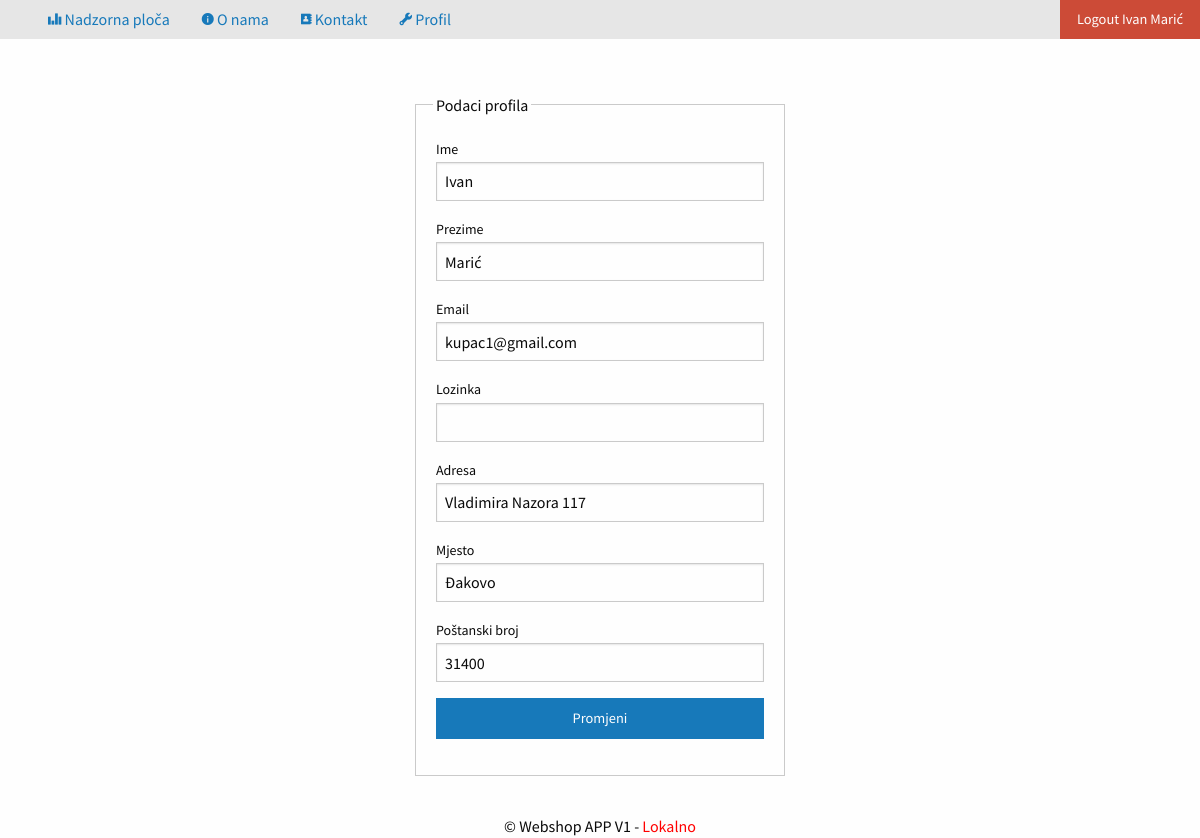
Screenshot of /privatno/kupci/profil.php (signed in) with the database file from the repository.
### tables this page shows
create table kupac(
sifra			int (6) not null primary key auto_increment,
ime				varchar (50) not null,
prezime			varchar (50) not null,
email			varchar (100) not null,
lozinka			char (32) not null,
adresa			varchar (255) not null,
mjesto			varchar (255) not null,
postanskiBroj	int (5) not null,
uloga			varchar(50) not null default 'kupac'
);

### konfiguracija.php (called while the page is built, shortened)
<?php
switch ($_SERVER["HTTP_HOST"]) {
	case 'localhost':
		$putanjaAPP="/webshop/";
		break;
}

### privatno/kupci/profil.php (the view, shortened to what this page needs)
<?php include_once '../../konfiguracija.php'; provjeraLogin(); provjeraUloga("kupac");
	$izraz=$veza->prepare("select * from kupac where sifra=:sifra");
	$izraz->execute(array("sifra"=>$_SESSION["logiran"]->sifra));
	$entitet = $izraz->fetch(PDO::FETCH_OBJ);
?>
<!doctype html>
<html class="no-js" lang="en" dir="ltr">
	<head>
		<?php include_once '../../predlosci/zaglavlje.php'; ?>
	</head>
	<body>
		<?php include_once '../../predlosci/izbornik.php'; ?>
		<div class="row">
			<div class="grid-container">
				<div class="grid-x grid-margin-x">
					<div class="cell medium-4 medium-offset-4">
						<form method="POST">
							<fieldset class="fieldset">
								<legend>Podaci profila</legend>
								<label for="ime">Ime</label>
								<input name="ime" id="ime" type="text" value="<?php echo $entitet->ime; ?>"/>
								<label for="prezime">Prezime</label>
								<input name="prezime" id="prezime" type="text" value="<?php echo $entitet->prezime; ?>"/>
								<label for="email">Email</label>
								<input name="email" id="email" type="email" value="<?php echo $entitet->email; ?>"/>
								<label for="lozinka">Lozinka</label>
								<input name="lozinka" id="lozinka" type="password"/>
								<label for="adresa">Adresa</label>
								<input name="adresa" id="adresa" value="<?php echo $entitet->adresa; ?>" type="text" />
								<label for="mjesto">Mjesto</label>
								<input name="mjesto" id="mjesto" value="<?php echo $entitet->mjesto; ?>" type="text" />
								<label for="postanskiBroj">Poštanski broj</label>
								<input name="postanskiBroj" id="postanskiBroj" value="<?php echo $entitet->postanskiBroj; ?>" type="number" />
								<input type="submit" class="button expanded" value="Promjeni"/>
							</fieldset>
						</form>
					</div>
				</div>
			</div>
		</div>
		<?php	include_once '../../predlosci/podnozje.php'; ?>
	</body>
</html>

### predlosci/izbornik.php (shortened to what this page needs)
<div class="top-bar" id="example-menu">
  <div class="top-bar-left">
    <ul class="dropdown menu" data-dropdown-menu>
      <li class="menu-text hide-for-small-only">
      <?php if(isset($_SESSION["logiran"])): ?>
      <li><a href="<?php echo $putanjaAPP;  ?>privatno/nadzornaPloca.php"><i title="Nadzorna ploča" class="step fi-graph-bar size-48"></i> Nadzorna ploča</a></li>
      <?php endif; ?>
      <li><a href="<?php echo $putanjaAPP;  ?>javno/onama.php"><i title="O nama" class="step fi-info size-48"></i> O nama</a></li>
      <li><a href="<?php echo $putanjaAPP;  ?>javno/kontakt.php"><i title="Kontakt" class="step fi-address-book size-48"></i> Kontakt</a></li>
       <?php
      	if(isset($_SESSION["logiran"]) && $_SESSION["logiran"]->uloga==="kupac"): ?>
        <li><a href="<?php echo $putanjaAPP;  ?>privatno/kupci/profil.php"><i title="O nama" class="step fi-wrench size-48"></i> Profil</a></li>
        <?php endif; ?>
    </ul>
  </div>
  <div class="top-bar-right">
    <ul class="menu">
    	<?php if($_SERVER["SCRIPT_NAME"]!=$putanjaAPP . "javno/login.php"): ?>
      <li style="width: 100%;">
      	<?php if(!isset($_SESSION["logiran"])): ?>
      	<a href="<?php echo $putanjaAPP;  ?>javno/login.php" class="button" >Login</a>
      	<?php else: ?>
      	<a href="<?php echo $putanjaAPP;  ?>javno/logout.php" class="alert button">Logout
      		<?php
      			echo $_SESSION["logiran"]->ime . " " . $_SESSION["logiran"]->prezime; ?></a>
      		<?php endif; ?>
      	</li>
      	<?php elseif($_SERVER["SCRIPT_NAME"]=$putanjaAPP . "javno/login.php") : ?>
      	<li style="width: 100%;">
      		<a href="<?php echo $putanjaAPP;  ?>javno/registracija.php" class="button" >Registracija</a>
      	</li>
		<?php endif; ?>
    </ul>
  </div>
</div>

### css/app.css (style rules this page uses)
body { font-family: 'Source Sans Pro', sans-serif; }
.row { max-width: 100%; padding-top: 20px; }
.menu > li > a { padding: 1rem 2rem; }
.top-bar { padding: 0rem; margin-bottom: 1rem; }

### rows the page displays
kupac: ime "Ivan", prezime "Marić", email "kupac1@gmail.com", adresa "Vladimira Nazora 117", mjesto "Đakovo", postanskiBroj "31400"

### other values shown
$naslovAplikacije "Webshop APP V1"
